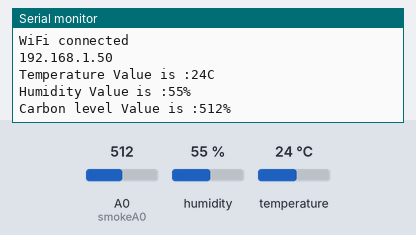
Recording of a sketch running on a simulated ESP8266 (NodeMCU). Parts: the last lines printed to the serial monitor. The inputs (shaded band) are chosen by the test bench; at power-on: humidity 55 %, A0 (smokeA0) = 512, temperature 24 °C. WiFi joins after 1.5 s; servers stay silent unless stated.

Above: at 2.7 s.
2.8 s: humidity set to 22 %
At 4.6 s:
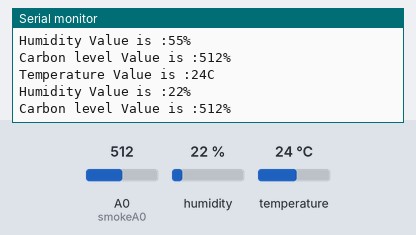
4.7 s: A0 (smokeA0) set to 716
At 6.1 s:
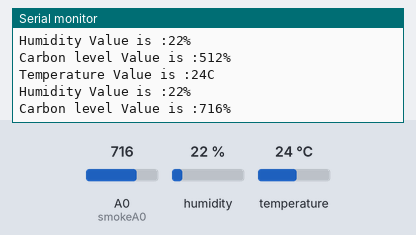
6.6 s: temperature set to 12 °C
At 7.5 s:
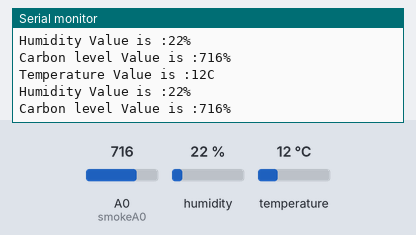
8.5 s: A0 (smokeA0) set to 900
At 9.7 s:
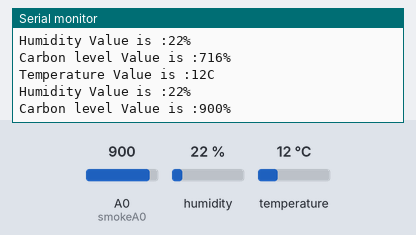
10.4 s: humidity set to 40 %
At 13.05 s:
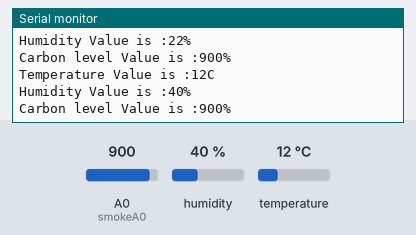
Timing chart, 0 to 13.3 s (numbered marks = the images above; inputs shaded):
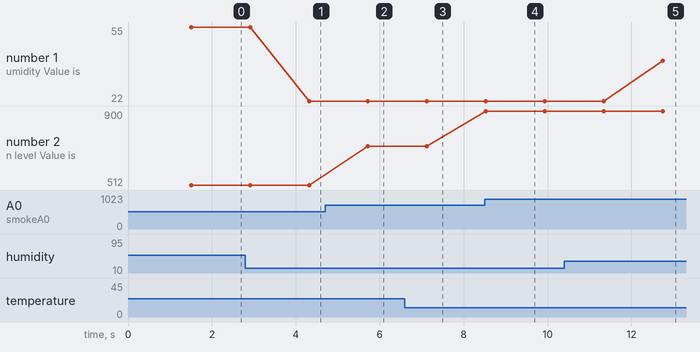

The sketch:

testthingspk2.ino
```cpp
#include <ESP8266WiFi.h> //library Wifi NodeMCU ESP8266
#include <WiFiClient.h> //library client
#include <DHT.h> //library DHT
#include <ThingSpeak.h> //library platform thingspeak

#define DHTPIN D2 // mendefinisikan pin 0 sebagai pin DHT
#define DHTTYPE DHT22 //mendefinisikan type dari DHT
DHT dht(DHTPIN, DHTTYPE); //mengatur pin DHT dan type DHT
int smokeA0 = A0;
int analogSensor;
const char *ssid = "obsidian"; //setting nama wifi router
const char *password = "cupacabra"; //password wifi router
WiFiClient client; //mengecek jika client sudah terhubung

unsigned long myChannelNumber = 1559606; //ID akun ThingSpeak
const char * myWriteAPIKey = "9EFBYJNGWEASLPGT"; //memasukan apikey
uint8_t temperature, humidity; //temperature dan humidity dengan tipe unsigned 8-bit.

void setup() {
  Serial.begin(115200); //memulai komunikasi serial dengan baud rate 115200
  dht.begin(); //memulai sensor DHT.
  pinMode(smokeA0, INPUT);
  Serial.println();
  Serial.print("Connecting to ");
  Serial.println(ssid);
  WiFi.begin(ssid, password); //menghubungkan dengan wifi router
  while (WiFi.status() != WL_CONNECTED) //Cek koneksi Wifi.
  {
    delay(500);
    Serial.print(".");
  }
  Serial.println("");
  Serial.println("WiFi connected");
  Serial.println(WiFi.localIP());
  ThingSpeak.begin(client); //melakukan inisialisasi ke thingspeak
}

void loop()
{
  temperature = dht.readTemperature(); //membaca suhu pada sensor DHT11
  humidity = dht.readHumidity(); //membaca kelembaban sensor DHT11
  analogSensor  = analogRead(smokeA0);
  Serial.print("Temperature Value is :");
  Serial.print(temperature);
  Serial.println("C");

  Serial.print("Humidity Value is :");
  Serial.print(humidity);
  Serial.println("%");
   Serial.print("Carbon level Value is :");
  Serial.print(analogSensor);
  Serial.println("%");

  ThingSpeak.writeField(myChannelNumber, 1, temperature, myWriteAPIKey);
  ThingSpeak.writeField(myChannelNumber, 2, humidity, myWriteAPIKey);
  ThingSpeak.writeField(myChannelNumber, 3, analogSensor, myWriteAPIKey);
  //data akan tampilkan pada thingspeak sesuai dengan akun yang dihubungkan
  delay(500);
}
```

Measured:
- after the input at 2.8 s, the serial monitor: prints a new line after 1.5 s (image 1)
- after the input at 4.7 s, the serial monitor: prints a new line after 1.0 s (image 2)
- after the input at 6.6 s, the serial monitor: prints a new line after 0.52 s (image 3)
- after the input at 8.5 s, the serial monitor: prints a new line at once (image 4)
- after the input at 10.4 s, the serial monitor: prints a new line after 2.3 s (image 5)
- plotted number 1: 55 → 22 after the input at 2.8 s, 22 → 40 after the input at 10.4 s
- plotted number 2: 512 → 716 after the input at 4.7 s, 716 → 900 after the input at 8.5 s
